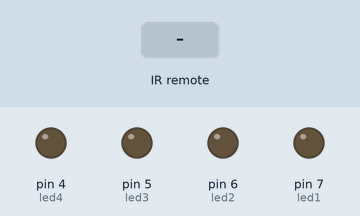
Recording of a sketch running on a simulated Arduino Uno, built with avr-gcc and run on an emulated ATmega328P. On the bench: output pins drawn as LEDs (lit = HIGH). The test bench sets the inputs (shaded band).

Above: at 1.2 s.
1.3 s: infrared code 0xFF30CF received
At 2.2 s:
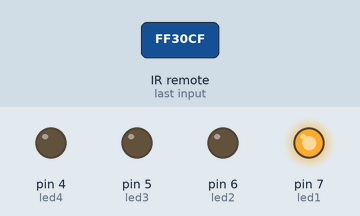
2.8 s: infrared code 0xFF18E7 received
At 3.4 s:
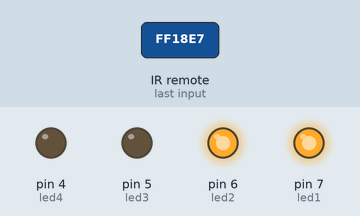
4.3 s: infrared code 0xFF7A85 received
At 5.5 s:
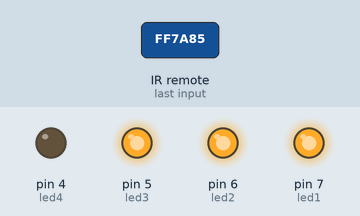
5.8 s: infrared code 0xFF10EF received
At 6.8 s:
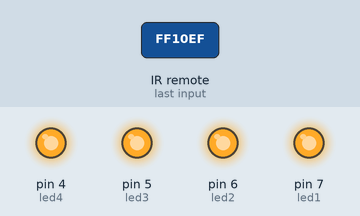
7.3 s: infrared code 0xFF30CF received
At 8.0 s:
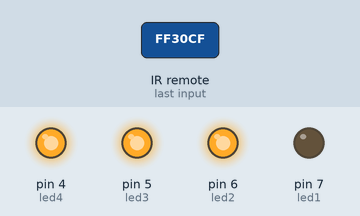
8.8 s: infrared code 0xFF6897 received
At 9.1 s:
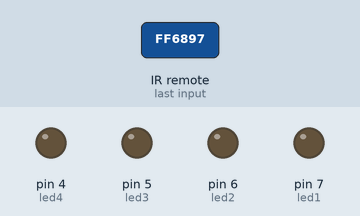
Timing chart, 0 to 11.3 s (numbered marks = the images above; inputs shaded):
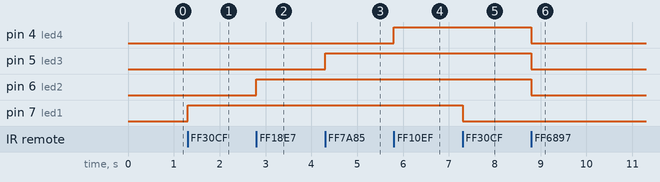

The sketch:

irKumanda.ino
```cpp
#include <IRremote.h>

int RECV_PIN = 2;
IRrecv irrecv(RECV_PIN);
decode_results results;

#define BUTON0 0xFF6897
#define BUTON1 0xFF30CF
#define BUTON2 0xFF18E7
#define BUTON3 0xFF7A85
#define BUTON4 0xFF10EF

int led1 = 7;
int led2 = 6;
int led3 = 5;
int led4 = 4;

void setup() {
  pinMode(led1, OUTPUT);
  pinMode(led2, OUTPUT);
  pinMode(led3, OUTPUT);
  pinMode(led4, OUTPUT);
  Serial.begin(9600);
  irrecv.enableIRIn();
}

void loop() {
  if(irrecv.decode(&results)){
    if(results.value == BUTON1){
      digitalWrite(led1, !digitalRead(led1));
    }
    if(results.value == BUTON2){
      digitalWrite(led2, !digitalRead(led2));
    }
    if(results.value == BUTON3){
      digitalWrite(led3, !digitalRead(led3));
    }
    if(results.value == BUTON4){
      digitalWrite(led4, !digitalRead(led4));
    }
    if(results.value == BUTON0){
      digitalWrite(led1, LOW);
      digitalWrite(led2, LOW);
      digitalWrite(led3, LOW);
      digitalWrite(led4, LOW);
    }
    irrecv.resume();
  }
}
```

Measured:
- after the input at 1.3 s, pin 7 (led1): LOW → HIGH at once
- after the input at 2.8 s, pin 6 (led2): LOW → HIGH at once
- after the input at 4.3 s, pin 5 (led3): LOW → HIGH at once
- after the input at 5.8 s, pin 4 (led4): LOW → HIGH at once
- after the input at 7.3 s, pin 7 (led1): HIGH → LOW at once
- after the input at 8.8 s, pin 4 (led4), pin 5 (led3), pin 6 (led2): HIGH → LOW at once
